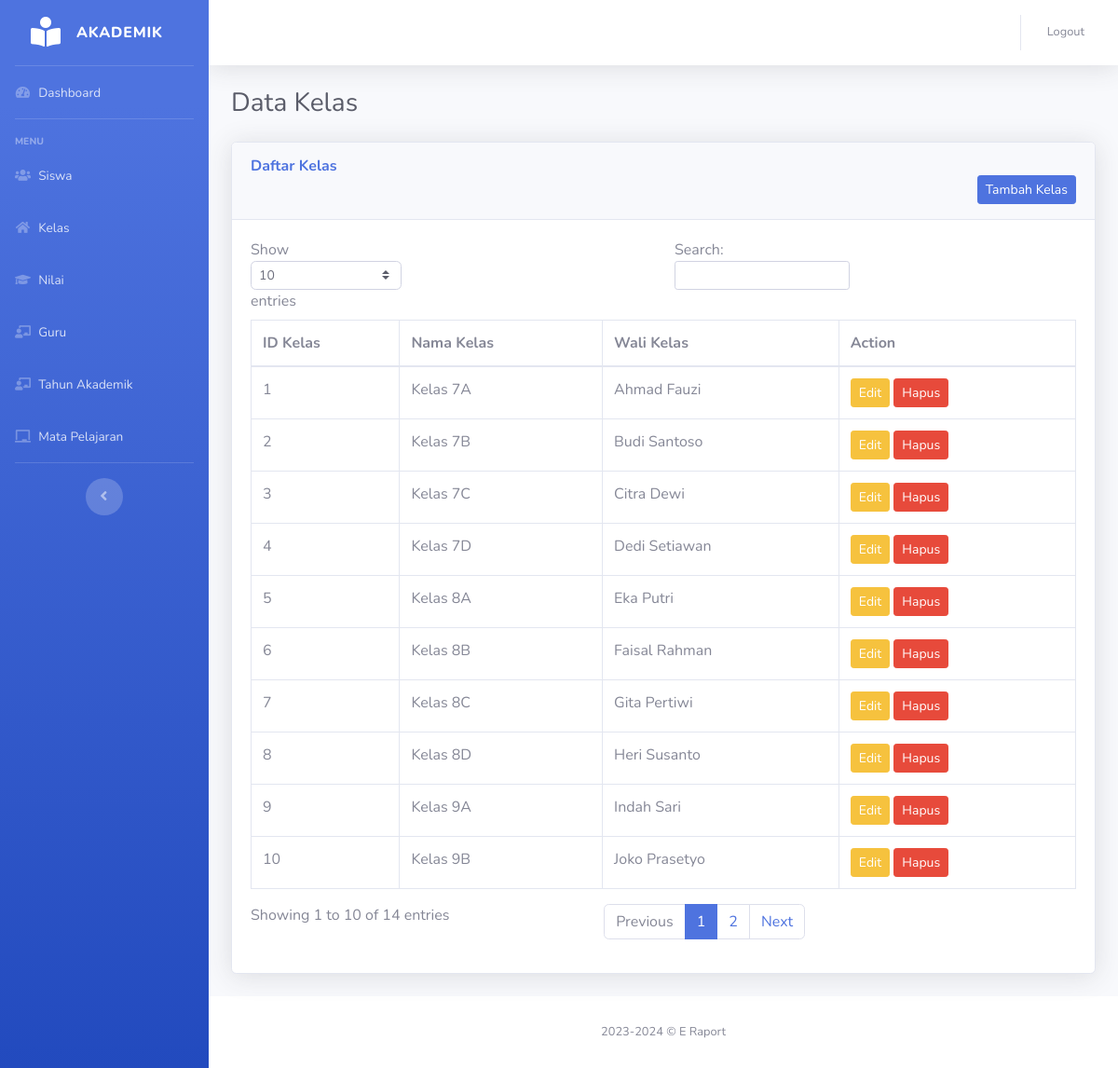
/kelas/kelas.php, run on the app's committed database.
### tables this page shows
CREATE TABLE `kelas` (
  `id_kelas` int(11) NOT NULL,
  `nama_kelas` varchar(30) NOT NULL,
  `wali_kelas` varchar(100) DEFAULT NULL
);

CREATE TABLE `guru` (
  `nip` varchar(18) NOT NULL,
  `kd_mp` int(11) DEFAULT NULL,
  `nama_guru` varchar(30) DEFAULT NULL,
  `alamat` varchar(30) DEFAULT NULL,
  `jenis_kelamin` enum('L','P') DEFAULT NULL,
  `agama` enum('ISLAM','PROTESTAN','KATHOLIK','HINDU','BUDHA','KONGHUCU','LAINNYA') DEFAULT NULL
);

### kelas/kelas.php (the view, shortened to what this page needs)
<?php
$db = dbConnect();
$kelas_result = $db->query("
    SELECT k.id_kelas, k.nama_kelas, g.nama_guru AS wali_kelas
    FROM kelas k
    LEFT JOIN guru g ON k.wali_kelas = g.nip
");
?>
<!DOCTYPE html>
<html lang="en">
<head>
    <link href="../assets/vendor/fontawesome-free/css/all.min.css" rel="stylesheet" type="text/css">
    <link href="../assets/css/sb-admin-2.min.css" rel="stylesheet">
</head>
<body id="page-top">
    <div id="wrapper">
        <?php include_once("../layout/sidebar.php") ?>
        <div id="content-wrapper" class="d-flex flex-column">
            <div id="content">
                <?php include_once("../layout/topbar.php") ?>
                <div class="container-fluid">
                    <h1 class="h3 mb-4 text-gray-800">Data Kelas</h1>
                    <div class="card shadow mb-4">
                        <div class="card-header py-3">
                            <h6 class="m-0 font-weight-bold text-primary">Daftar Kelas</h6>
                            <a href="tambah_kelas.php" class="btn btn-primary btn-sm float-right">Tambah Kelas</a>
                        </div>
                        <div class="card-body">
                            <div class="table-responsive">
                                <table class="table table-bordered" id="dataTable" width="100%" cellspacing="0">
                                    <thead>
                                        <tr>
                                            <th>ID Kelas</th>
                                            <th>Nama Kelas</th>
                                            <th>Wali Kelas</th>
                                            <th>Action</th>
                                        </tr>
                                    </thead>
                                    <tbody>
                                        <?php while ($row = $kelas_result->fetch_assoc()): ?>
                                            <tr>
                                                <td><?= $row['id_kelas'] ?></td>
                                                <td><?= $row['nama_kelas'] ?></td>
                                                <td><?= $row['wali_kelas'] ?></td>
                                                <td>
                                                    <a href="edit_kelas.php?id=<?= $row['id_kelas'] ?>" class="btn btn-warning btn-sm">Edit</a>
                                                    <a href="kelas.php?delete_id=<?= $row['id_kelas'] ?>" class="btn btn-danger btn-sm" onclick="return confirm('Apakah Anda yakin ingin menghapus data ini?')">Hapus</a>
                                                </td>
                                            </tr>
                                        <?php endwhile; ?>
                                    </tbody>
                                </table>
                            </div>
                        </div>
                    </div>
                </div>
            </div>
            <?php include_once("../layout/footer.php") ?>
        </div>
    </div>
</body>
</html>

### data on the page
kelas: id_kelas "1", nama_kelas "Kelas 7A", guru.nama_guru "Ahmad Fauzi"
kelas: id_kelas "2", nama_kelas "Kelas 7B", guru.nama_guru "Budi Santoso"
kelas: id_kelas "3", nama_kelas "Kelas 7C", guru.nama_guru "Citra Dewi"
kelas: id_kelas "4", nama_kelas "Kelas 7D", guru.nama_guru "Dedi Setiawan"
kelas: id_kelas "5", nama_kelas "Kelas 8A", guru.nama_guru "Eka Putri"
kelas: id_kelas "6", nama_kelas "Kelas 8B", guru.nama_guru "Faisal Rahman"
kelas: id_kelas "7", nama_kelas "Kelas 8C", guru.nama_guru "Gita Pertiwi"
kelas: id_kelas "8", nama_kelas "Kelas 8D", guru.nama_guru "Heri Susanto"
kelas: id_kelas "9", nama_kelas "Kelas 9A", guru.nama_guru "Indah Sari"
kelas: id_kelas "10", nama_kelas "Kelas 9B", guru.nama_guru "Joko Prasetyo"
